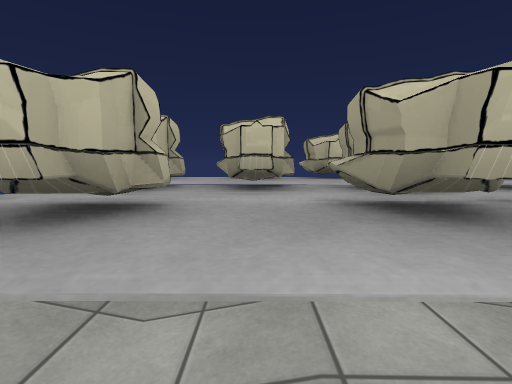
view 1 (above)

13 first-person views from a walk through a 3-D level made in the Unity game engine. The camera is 1.3 m above the floor, tilts 6° down and sees 85° across. The floor is counted in squares, 1 m on a side. Each view is taken from the middle of a square. On the plan, view 1 faces up. The plan holds only what a view shows up to about 13 squares ahead; the rest is blank. The place goes on beyond the plan. The player character is not drawn. Some surface patterns are stand-ins.

view 2
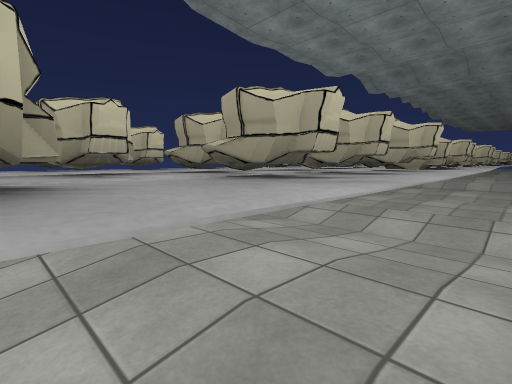

view 3
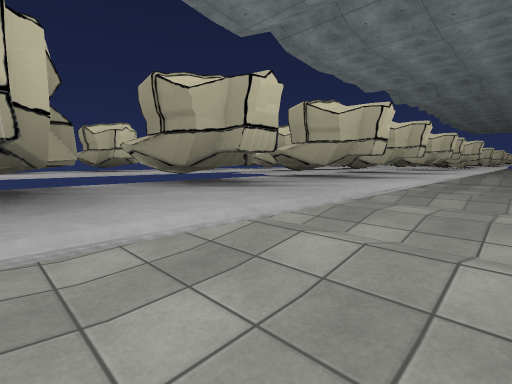

view 4
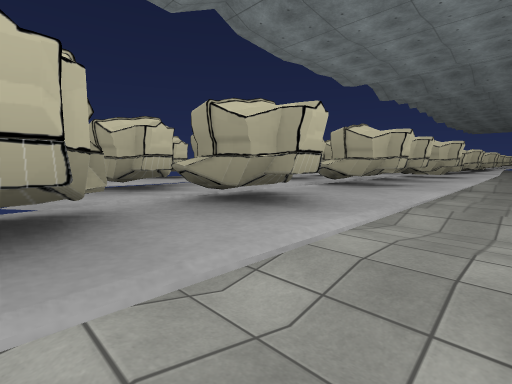

view 5
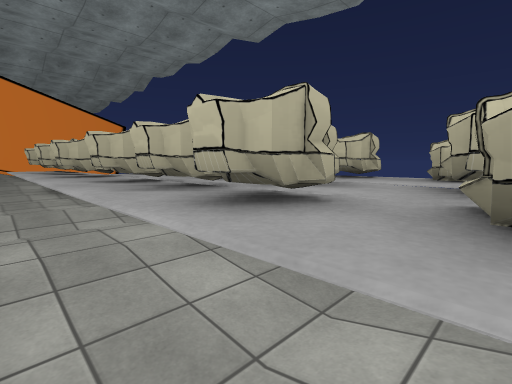

view 6
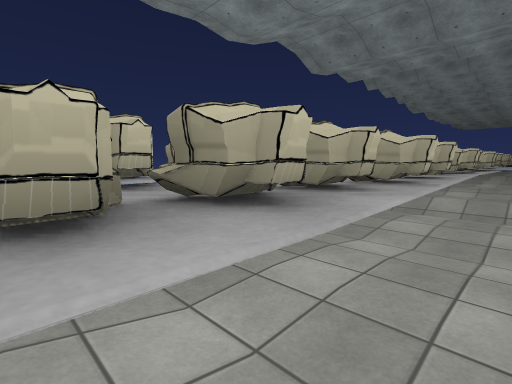

view 7
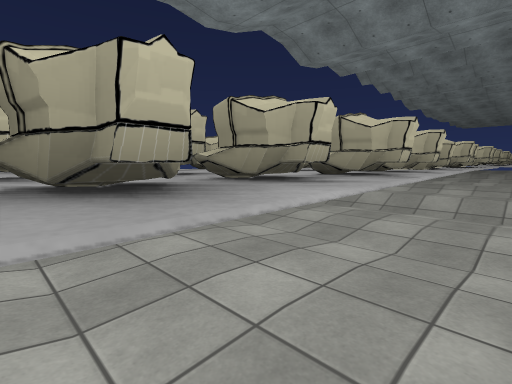

view 8
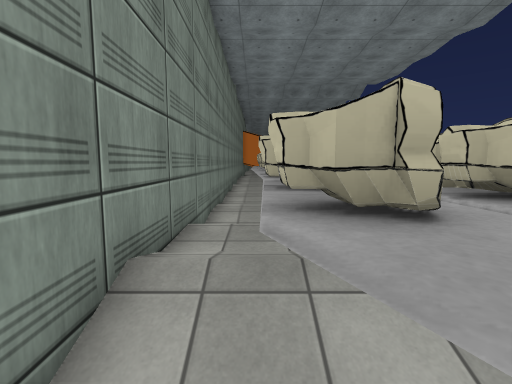

view 9
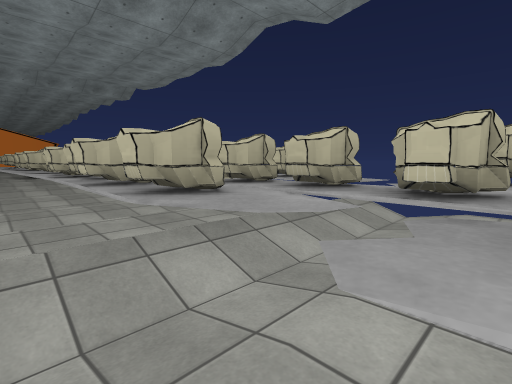

view 10
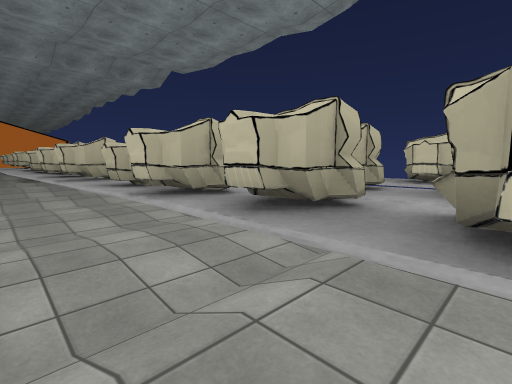

view 11
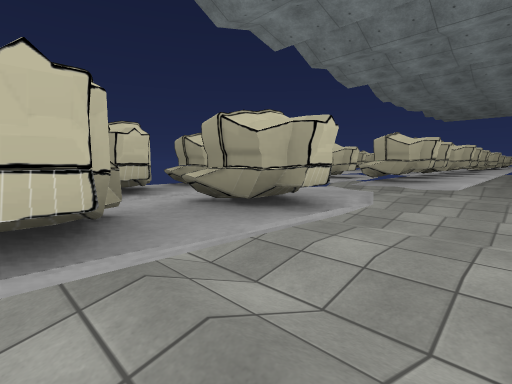

view 12
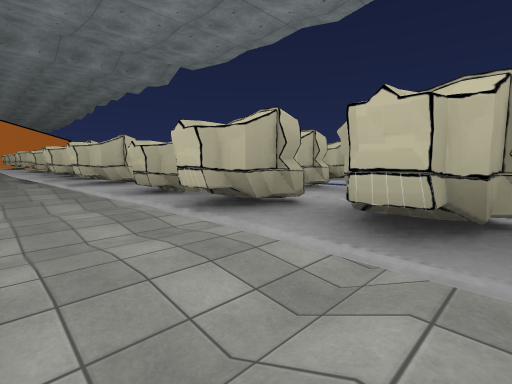

view 13
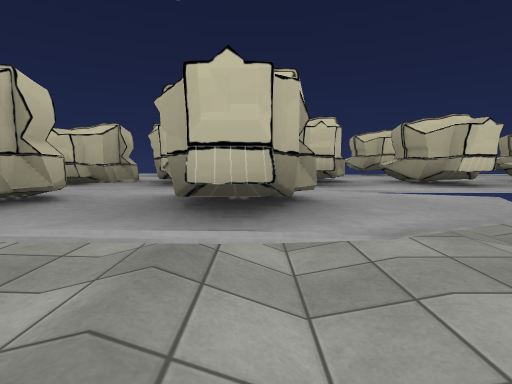

### Floor plan
Key: @ floor where view 1 was taken; # wall or solid block; x gap in a wall; . main floor; : floor 0.25 m higher than the main floor; - floor 0.25 m lower than the main floor; + floor 0.5 m higher than the main floor; / step, stairs or slope; ^ raised ledge.
Columns run from 9 left of view 1 to 24 right of it. Each row starts with its distance up from view 1.
  8                              +/.
  7                              +/.
  6     ^#^x^#xxx^#x^#^ x   x ^^^ ^.#x
  5    ^^#^^^^^^^^^^^^^^^^^^^^^#^^/.^^
  4       :#######^##^#^    #^#^#^x#^^
  3 #   # ^^^^^^^^^^^^^^^  ^^^#^^^^##^
  2 ## ##^#^#^#^##^#^^#^^^^^##^^#^#^^#
  1  # #^^#^#^^^^^^^^^#^x^^^^#^^#^#.:^
  0    ...::.@::...:.........-/::+/.::
 -1                    ############

Positions as (right, up) in squares from view 1, and headings:
1: (0, 0), facing up
2: (-1, 0), facing up-right
3: (-6, 0), facing up-right
4: (-3, 0), facing up-right
5: (6, 0), facing up-left
6: (6, 0), facing up-right
7: (7, 0), facing up-right
8: (23, 1), facing left
9: (24, 0), facing up-left
10: (19, 0), facing up-left
11: (19, 0), facing up-right
12: (18, 0), facing up-left
13: (21, 0), facing up
